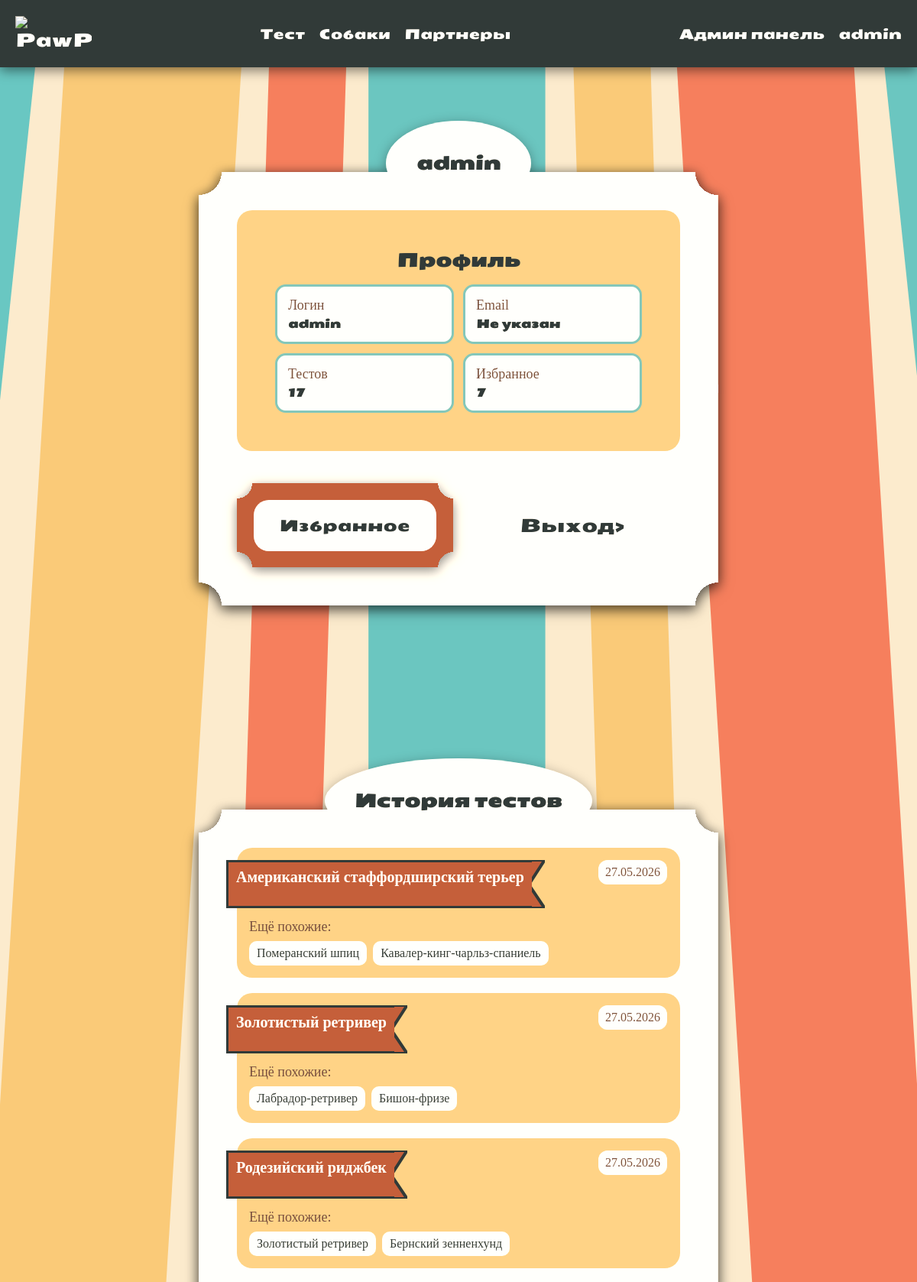
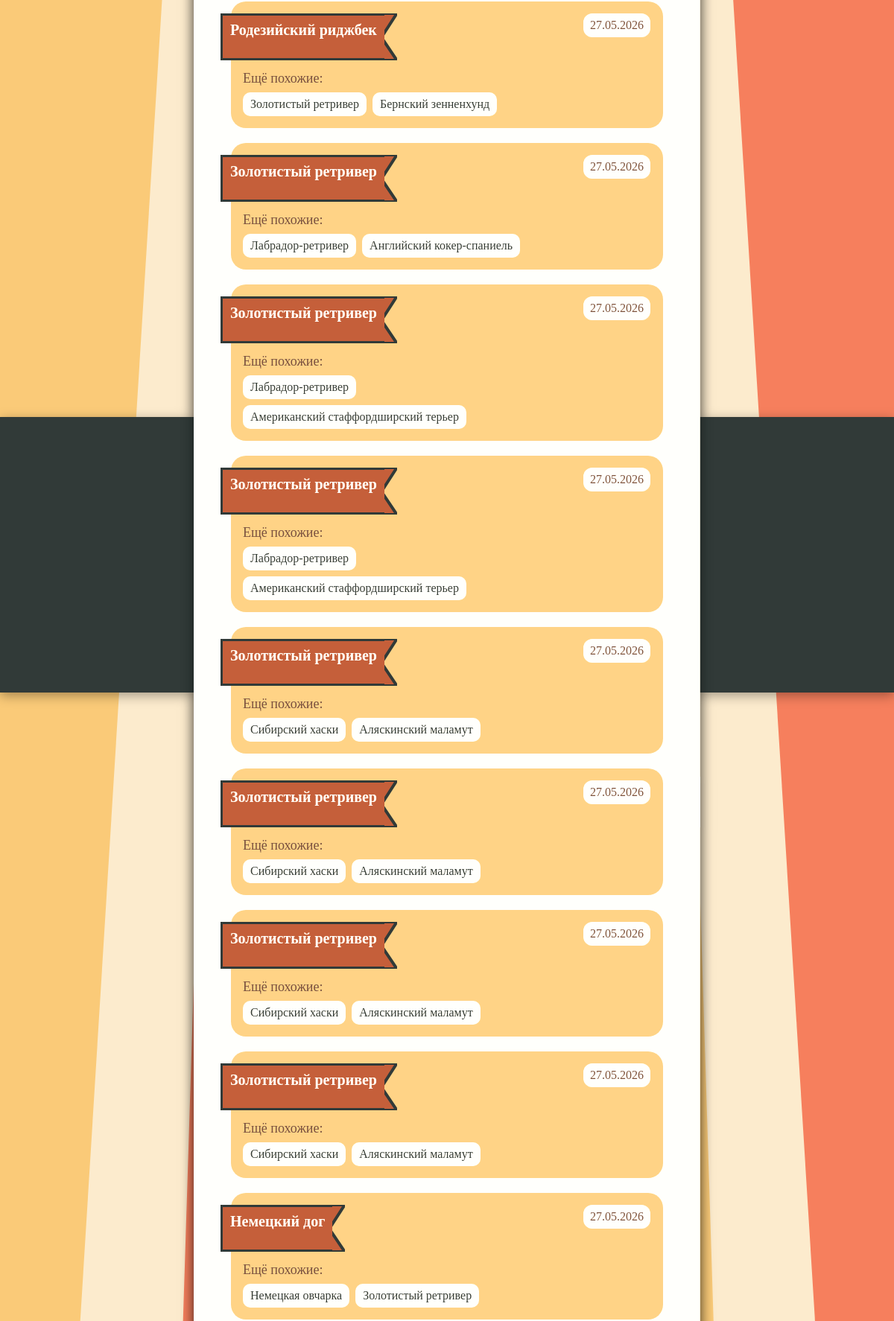
Screenshot of /profile/ (signed in, upper part) with the database file from the repository (2 pictures, top to bottom).
### qtest/models.py (models this page shows, shortened)
class TestResult(models.Model):
    user = models.ForeignKey(
        User,
        on_delete=models.SET_NULL,
        null=True,
        blank=True,
        verbose_name='Пользователь'
    )
    created_at = models.DateTimeField(auto_now_add=True, verbose_name='Дата прохождения')
    tags = models.ManyToManyField(Tag, blank=True, verbose_name='Полученные теги')
    cards = models.ManyToManyField(Cards, blank=True, verbose_name='Карточки результата')
    best_card = models.ForeignKey(
        Cards,
        on_delete=models.SET_NULL,
        null=True,
        blank=True,
        related_name='best_results',
        verbose_name='Лучший результат'
    )
    total_score = models.PositiveIntegerField(default=0, verbose_name='Итоговые баллы')
    class Meta:
        ordering = ['-created_at']
        verbose_name = 'Результат теста'
        verbose_name_plural = 'Результаты теста'

### catalog/models.py (models this page shows, shortened)
class Cards(models.Model):
    name = models.CharField(max_length=100, unique=True, verbose_name='Название')
    slug = models.SlugField(max_length=200, unique=True, blank=True, null=True, verbose_name='URl')
    height = models.TextField(blank=True, null=True, verbose_name='Рост')
    weight = models.TextField(blank=True, null=True, verbose_name='Вес')
    age = models.TextField(blank=True, null=True, verbose_name='Продолжительность жизни')
    furrColors = models.TextField(blank=True, null=True, verbose_name='Окрасы')
    imageMain = models.ImageField(upload_to='card_images', blank=True, null=True, verbose_name='Главное изображение')
    imageScnd = models.ImageField(upload_to='card_images', blank=True, null=True, verbose_name='Изображение')
    imageThrd = models.ImageField(upload_to='card_images', blank=True, null=True, verbose_name='Изображение')
    description = models.TextField(blank=True, null=True, verbose_name='Описание')
    health = models.TextField(blank=True, null=True, verbose_name='Здоровье')
    tags = models.ManyToManyField(
        Tag,
        related_name='cards',
        blank=True,
        verbose_name='Теги'
    )
    qresult = models.TextField(blank=True, null=True, verbose_name='Результат')
    class Meta:
        db_table = 'card'
        verbose_name = 'Карточки'
        verbose_name_plural = 'Карта'

### qtest/views.py (the view)
# urls.py: path('profile/', views.profile, name='profile'),
@login_required
def profile(request):
    max_test_score = _get_max_test_score()
    results = list(
        TestResult.objects
        .filter(user=request.user)
        .select_related('best_card')
        .prefetch_related('cards')
        .order_by('-created_at')
    )
    for result in results:
        result.percent = min(round(result.total_score / max_test_score * 100), 100)
        similar_cards = list(result.cards.all())
        if result.best_card:
            similar_cards = [
                card for card in similar_cards
                if card.id != result.best_card.id
            ]
        result.similar_cards = similar_cards[:2]
    return render(request, 'qtest/profile.html', {
        'results': results,
        'favorite_count': request.user.favorite_cards.count(),
    })

### qtest/views.py (called while the page is built)
def _get_step_weights():
    return dict(TestStep.objects.values_list('order', 'weight'))

def _get_max_test_score():
    step_weights = _get_step_weights()
    max_score = 0
    for question in Question.objects.all():
        max_score += step_weights.get(question.step, 1)
    return max_score or 1

### qtest/templates/qtest/profile.html (shortened to what this page needs)
{% extends 'main/base.html' %}
{% load static %}
{% block content %}
<link rel="stylesheet" href="{% static 'main/css/profile.css' %}" />
<section class="profile_back">
  <div class="container proforms">
    <div class="profile_page fade-in">
      <div class="form_title proftitle">
        <h1>
          {{ request.user.profile.display_name|default:request.user.username }}
        </h1>
      </div>
      <div class="form">
        <div class="form_form">
          <div class="profile_info">
            <h2>Профиль</h2>
            <div class="profile_data">
              <div class="profile_data_item">
                <span>Логин</span>
                <strong>{{ request.user.username }}</strong>
              </div>
              <div class="profile_data_item">
                <span>Email</span>
                <strong>
                  {% if request.user.email %} {{ request.user.email }} {% else%} Не указан {% endif %}
                </strong>
              </div>
              <div class="profile_data_item">
                <span>Тестов</span>
                <strong>{{ results|length }}</strong>
              </div>
              <div class="profile_data_item">
                <span>Избранное</span>
                <strong>{{ favorite_count }}</strong>
              </div>
            </div>
          </div>
        </div>
        <div class="profile_actions">
          <a href="{% url 'catalog:favorites' %}" class="btn anim_btn_scale "
              ><span>Избранное</span></a>
          <a
            href="{% url 'register:logout' %}"
            class="profile_action"
          >
            <span>Выход></span>
          </a>
        </div>
      </div>
    </div>
      <div class="profile_page fade-in">
      <div class="form_title proftitle">
        <h1>
          <h2>История тестов</h2>
        </h1>
      </div>
      <div class="form">
       {% for result in results %}
            <article class="profile_history_item">
              <div class="profile_history_main">
                {% if result.best_card %}
                  <a href="{% url 'catalog:card' result.best_card.slug %}" class="profile_result_flag label">
                    <p class="card_title">{{ result.best_card.name }}</p>
                    <svg
              class="label-tail"
              viewBox="0 0 21 63"
              preserveAspectRatio="none"
            >
              <path d="M0 0H20.6857L0 32.0727L20.6857 63H0V0Z" />
            </svg>
                  </a>
                {% endif %}
                {% if result.similar_cards %}
                  <div class="profile_similar">
                    <span>Ещё похожие:</span>
                    <div class="profile_similar_list">
                      {% for card in result.similar_cards %}
                        <a href="{% url 'catalog:card' card.slug %}">
                          {{ card.name }}
                        </a>
                      {% endfor %}
                    </div>
                  </div>
                {% endif %}
              </div>
              <div class="profile_history_aside">
                <div class="profile_history_date">
                  <span>{{ result.created_at|date:"d.m.Y" }}</span>
                </div>
              </div>
            </article>
          {% empty %}
            <div class="profile_empty">
              <h3>История пока пуста</h3>
              <p>После прохождения теста здесь появятся результаты.</p>
            </div>
          {% endfor %}
      </div>
    </div>
  </div>
</section>
{% endblock %}

### main/templates/main/base.html (shortened to what this page needs)
{% load static%}
<!doctype html>
<html lang="ru">
<head>
 <link rel="stylesheet" href="{% static 'main/css/base.css' %}">
</head>
<body>
 <header class="site-header">
  <a href="{% url 'main:index' %}" class="header-logo-link  anim_btn_tilt">
   <img src="/static/main/img/logo.png" class="logo" alt="PawPick">
  </a>
  <nav class="nav desktop-nav">
   <a href="{% url 'qtest:test_step' 1 %}" class="button anim_btn_tilt"> Тест </a>
   <a href="{% url 'catalog:catalog' %}" class="button anim_btn_tilt"> Собаки </a>
   <a href="{% url 'main:vet' %}" class="button anim_btn_tilt"> Партнеры</a>
  </nav>
  <div class="desktop-user-menu">
   {% if request.user.is_authenticated and request.user.is_staff %}
   <a href="{% url 'admin:index' %}" class="buttom anim_btn_tilt" >Админ панель</a>
   {% endif %}
   {% if request.user.is_authenticated %}
   <a href="{% url 'qtest:profile' %}" class="button anim_btn_tilt">
    {{ request.user.profile.display_name|default:request.user.username }}
   </a>
   {% else %}
   <span class="reg">
    <a href="{% url 'register:login' %}  "class="buttom anim_btn_tilt">Вход</a> |
    <a href="{% url 'register:register' %}  "class="buttom anim_btn_tilt">Регистрация</a>
   </span>
   {% endif %}
  </div>
 </header>
 <main>
  {% block content %}
  {% endblock %}
 </main>
</body>
</html>

### static/main/css/base.css (style rules this page uses)
* { margin: 0; padding: 0; color: white; text-decoration: none; }
h1, h2, h3, a, button { font-family: SeymourOne; font-size: 24px; }
p, label, input { font-family: Vollkorn; }
img { width: 100%; }
body { background-image: url(/static/main/img/background.svg); background-size: cover; background-position: center; filter: sepia(20%); }
.container { max-width: 1480px; margin: 0 auto; }
@media screen and (min-width: 1024px) and (max-width: 1279px) { .container { max-width: 1024px; margin: 0 auto; } }

### static/main/css/profile.css (style rules this page uses)
.profile_back { background-image: url(/static/main/img/regback.svg); background-repeat: repeat-x; background-position: center; filter: drop-shadow(0px 4px 8px rgba(0, 0, 0, 0.35)); background-attachment: fixed; }
.proforms { display:flex; flex-direction:row; margin-bottom:50px; gap:50px; }
.profile_page { width: 680px; max-width: calc(100% - 32px); margin: 0 auto; display: flex; flex-direction: column; row-gap: 26px; }
.profile_info { display: flex; flex-direction: column; row-gap: 16px; min-width: 0; }
.profile_info h2, .profile_history h2, .profile_history_item h3, .profile_empty h3 { color: #2B3939; }
.profile_info h2 { text-align: center; font-size: 24px; }
.profile_data { display: grid; grid-template-columns: repeat(2, minmax(0, 1fr)); gap: 12px; }
.profile_data_item { padding: 14px; border-radius: 14px; background-color: white; border: 3px solid #6BC6C0; }
.profile_data_item span, .profile_history_date span, .profile_history_result span { display: block; color: #794A3A; font-family: Vollkorn; font-size: 18px; }
.profile_data_item strong, .profile_history_date strong { display: block; margin-top: 4px; color: #2B3939; font-family: SeymourOne; font-size: 15px; overflow-wrap: anywhere; }
.profile_actions { display: grid; grid-template-columns: repeat(2, minmax(0, 1fr)); gap: 14px; margin-top: 22px; }
.profile_history_item { display: grid; grid-template-columns: minmax(0, 1fr) 92px; gap: 14px; padding: 16px; border-radius: 20px; background-color: #FACA78; }
.profile_history_main { display: flex; flex-direction: column; justify-content: center; row-gap: 14px; min-width: 0; }
.profile_result_flag { width: fit-content; max-width: 100%; text-decoration: none; }
.profile_result_flag.label { left: -30px; }
.profile_result_flag .card_title { min-width: 0; font-size: 20px; padding: 8px 10px; line-height: 1.15; overflow-wrap: anywhere; color: white; }
.profile_result_flag .label-tail { width: 21px; min-width: 21px; }
.profile_similar { display: flex; flex-direction: column; row-gap: 8px; min-width: 0; }
.profile_similar span { display: block; color: #794A3A; font-family: Vollkorn; font-size: 18px; }
.profile_similar_list { display: flex; flex-wrap: wrap; gap: 8px; }
.profile_similar_list a { padding: 7px 10px; border-radius: 10px; background-color: white; color: #2B3939; font-family: Vollkorn; font-size: 16px; }
.profile_history_aside { display: flex; flex-direction: column; align-items: center; justify-content: space-between; gap: 10px; }
.profile_history_date { padding: 7px 9px; border-radius: 12px; background-color: white; text-align: center; }
.profile_history_date span { display: block; color: #794A3A; font-family: Vollkorn; font-size: 16px; }
@media screen  and (max-width: 1279px) { .proforms { flex-direction:column; flex-wrap: wrap; gap:30px; } }

### static/main/css/header.css (style rules this page uses)
header { position: relative; z-index: 50; background-color: #2b3939; display: flex; flex-direction: row; justify-content: space-between; padding: 0px 40px; align-items: center; filter: drop-shadow(0px 4px 8px rgba(0, 0, 0, 0.5)); }
.site-header { min-height: 88px; }
.header-logo-link { display: flex; align-items: center; flex-shrink: 0; }
.nav { display: flex; flex-direction: row; gap: 10px 30px; }
.desktop-user-menu { display: flex; align-items: center; column-gap: 30px; }
@media screen and (min-width: 1024px) and (max-width: 1279px) { header { padding: 0px 20px; } }
@media screen and (min-width: 1024px) and (max-width: 1279px) { .reg, .button, .buttom { font-size: 18px; } }
@media screen and (min-width: 1024px) and (max-width: 1279px) { .nav, .desktop-user-menu { column-gap: 18px; } }

### static/main/css/forms.css (style rules this page uses)
.form_form { display: flex; flex-direction: column; row-gap: 20px; background-color: #faca78; padding: 50px; border-radius: 20px; height: 100%; }

### static/main/css/reelSlider.css (style rules this page uses)
:root { --c-1: #794A3A; --c-2: #794A3A; }

### static/main/css/animations.css (style rules this page uses)
.fade-in { opacity: 0; transform: translateY(-20px); animation: css-animation-fadeInUp 0.5s ease-out forwards; }
.anim_btn_scale { transition: transform 0.22s ease; }
.anim_btn_tilt { transition: transform 0.22s ease; }

### rows the page displays
TestResult: best_card.name "Американский стаффордширский терьер", created_at "27.05.2026"
Cards: name "Померанский шпиц"
Cards: name "Кавалер-кинг-чарльз-спаниель"
TestResult: best_card.name "Золотистый ретривер", created_at "27.05.2026"
Cards: name "Лабрадор-ретривер"
Cards: name "Бишон-фризе"
TestResult: best_card.name "Родезийский риджбек", created_at "27.05.2026"
Cards: name "Золотистый ретривер"
Cards: name "Бернский зенненхунд"
TestResult: best_card.name "Родезийский риджбек", created_at "27.05.2026"
TestResult: best_card.name "Золотистый ретривер", created_at "27.05.2026"
Cards: name "Английский кокер-спаниель"
TestResult: best_card.name "Золотистый ретривер", created_at "27.05.2026"
Cards: name "Американский стаффордширский терьер"
TestResult: best_card.name "Золотистый ретривер", created_at "27.05.2026"
TestResult: best_card.name "Золотистый ретривер", created_at "27.05.2026"
Cards: name "Сибирский хаски"
Cards: name "Аляскинский маламут"
TestResult: best_card.name "Золотистый ретривер", created_at "27.05.2026"
TestResult: best_card.name "Золотистый ретривер", created_at "27.05.2026"
TestResult: best_card.name "Золотистый ретривер", created_at "27.05.2026"
TestResult: best_card.name "Немецкий дог", created_at "27.05.2026"
Cards: name "Немецкая овчарка"

### other values shown
{{ request.user.profile.display_name|default:request.user.username }} "admin"
{{ request.user.username }} "admin"
{{ results|length }} "17"
{{ favorite_count }} "7"
